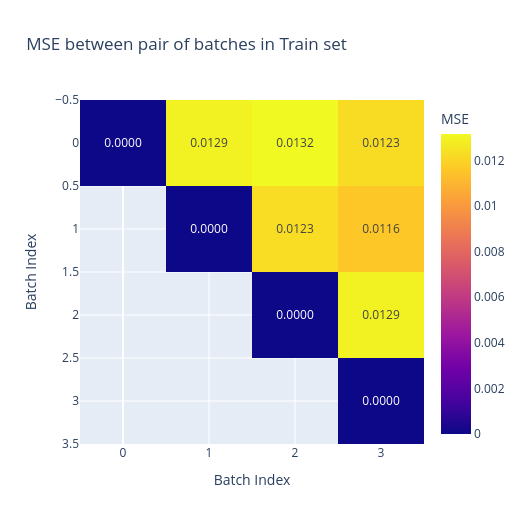

Source (notebook cell):
### Markdown cell above
In stochastic optimization, mini-batches are assumed to constitute independent and identically distributed (i.i.d.) samples from the underlying data distribution. Violations of this assumption - such as duplicated batches, defective shuffling, or temporal correlations in the data loading pipeline - can introduce systematic bias in gradient estimates and consequently degrade convergence.
To empirically validate that the DataLoader produces sufficiently distinct batches, four consecutive batches were sampled from the training set and their pairwise dissimilarity was quantified via the Mean Squared Error (MSE). The resulting similarity matrix exhibits non-zero off-diagonal entries, confirming that inter-batch variance is present and that no temporal redundancies are introduced during data loading. The diagonal entries are identically zero, as expected for self-comparisons.

### Code cell
samples = []

for i, (sample, label) in enumerate(train_loader):
    samples.append(sample)
    
    if i == 3:
        break
    
mse = nn.MSELoss()
mse_values = np.full(shape=2 * (len(samples),), fill_value=np.nan)

for i in range(len(samples)):
    for j in range(i, len(samples)):
        mse_values[i, j] = mse(samples[i], samples[j]).item()
        
fig = px.imshow(
    mse_values,
    text_auto='.4f', # type: ignore
    labels=dict(x='Batch Index', y='Batch Index', color='MSE'),
    title='MSE between pair of batches in Train set',
    height=524, width=524,
)

fig.write_image(format_fig(fig))
fig.show()

### Figure 1 — Plotly figure (JSON) as saved in the notebook; plotly's stock layout.template omitted (floating-point values rounded to 4 significant figures)
{"data": [{"coloraxis": "coloraxis", "hovertemplate": "Batch Index: %{x}<br>Batch Index: %{y}<br>MSE: %{z}<extra></extra>", "name": "0", "texttemplate": "%{z:.4f}", "type": "heatmap", "xaxis": "x", "yaxis": "y", "z": [[0.0, 0.01293, 0.01315, 0.01225], [NaN, 0.0, 0.01229, 0.01163], [NaN, NaN, 0.0, 0.01293], [NaN, NaN, NaN, 0.0]]}], "layout": {"coloraxis": {"colorbar": {"title": {"text": "MSE"}}, "colorscale": [[0, "#0d0887"], [0.1111, "#46039f"], [0.2222, "#7201a8"], [0.3333, "#9c179e"], [0.4444, "#bd3786"], [0.5556, "#d8576b"], [0.6667, "#ed7953"], [0.7778, "#fb9f3a"], [0.8889, "#fdca26"], [1, "#f0f921"]]}, "height": 524, "title": {"text": "MSE between pair of batches in Train set"}, "width": 524, "xaxis": {"anchor": "y", "constrain": "domain", "domain": [0, 1], "scaleanchor": "y", "title": {"text": "Batch Index"}}, "yaxis": {"anchor": "x", "autorange": "reversed", "constrain": "domain", "domain": [0, 1], "title": {"text": "Batch Index"}}}}
